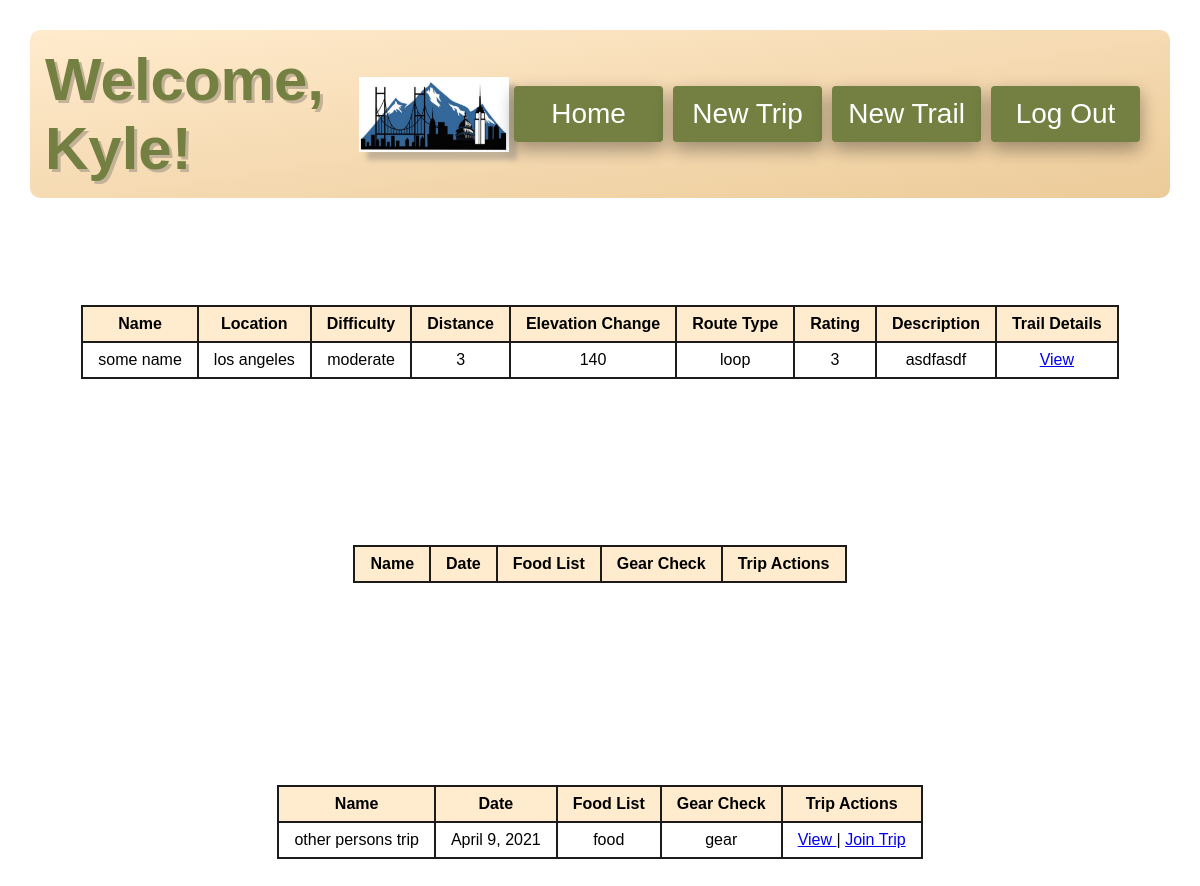
The page /dashboard (signed in) on the database as committed earlier.
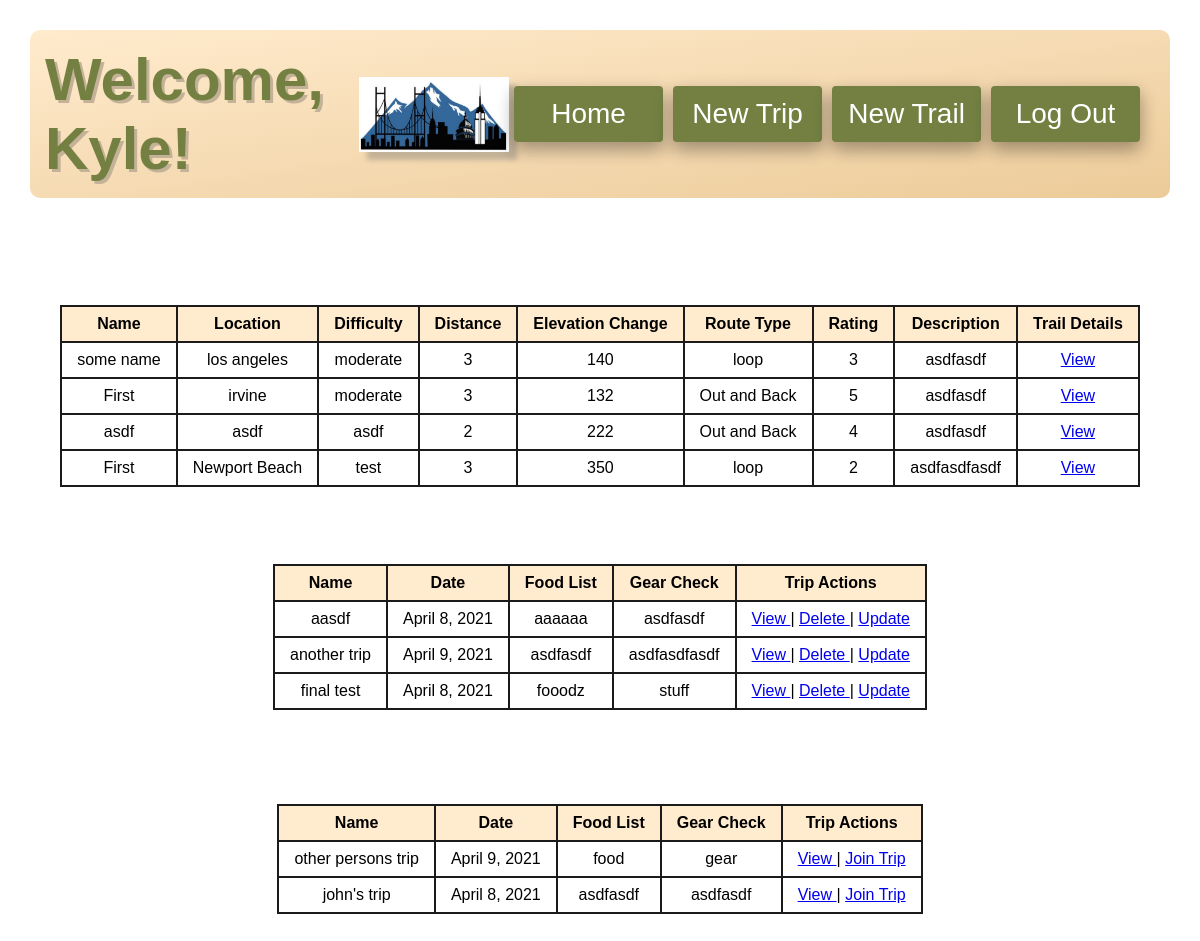
The same page on the database as committed later.
### day_tripper_application/models.py (models this page shows)
class User(models.Model):
    first_name = models.CharField(max_length=60)
    last_name = models.CharField(max_length=60)
    email_address = models.CharField(max_length=255)
    password = models.CharField(max_length=255)
    created_at = models.DateTimeField(auto_now_add=True)
    updated_at = models.DateTimeField(auto_now=True)
    objects = UserManager()

class Trail(models.Model):
    name = models.CharField(max_length=255)
    location = models.CharField(max_length=255)
    difficulty = models.CharField(max_length=255)
    distance = models.IntegerField()
    elevation_change = models.IntegerField()
    route_type = models.CharField(max_length=255)
    rating = models.IntegerField()
    description = models.TextField()
    created_at = models.DateTimeField(auto_now_add=True)
    updated_at = models.DateTimeField(auto_now=True)
    objects = TrailManager()

class Trip(models.Model):
    trip_name = models.CharField(max_length=255)
    trip_date = models.DateField()
    food_list = models.TextField()
    gear_check = models.TextField()
    creator = models.ForeignKey(User, related_name="trips_created", on_delete = models.CASCADE)
    joined = models.ManyToManyField(User, related_name="trips_joined")
    trails = models.ManyToManyField(Trail, related_name="trips")
    created_at = models.DateTimeField(auto_now_add=True)
    updated_at = models.DateTimeField(auto_now=True)
    objects = TripManager()

### day_tripper_application/views.py (the view)
# urls.py: path('dashboard', views.display_dashboard),
def display_dashboard(request):
    if 'user_id' not in request.session:
        return redirect('/')
    context = {
        'this_user': User.objects.get(id=request.session['user_id']),
        'all_trails': Trail.objects.all(),
        'all_trips': Trip.objects.all(),
    }
    return render(request, "dashboard_placeholder.html", context)

### day_tripper_application/templates/dashboard_placeholder.html (shortened to what this page needs)
<!DOCTYPE html>
<html lang="en">
  <head>
    {% load static %}
    <link rel="stylesheet" href="{% static '/css/style.css' %}" />
  </head>
  <body class="body-dash">
    <header class="site-header">
      <h1 class="title-color welcome">Welcome, {{this_user.first_name}}!</h1>
      <img
        class="logo-shadow"
        src="/static/img/mount_city.jpg"
        alt="mountain city"
        height="75px"
        width="150px"
      />
      <a class="button3 button1" href="/dashboard"><span>Home</span></a>
      <a class="button3 button1" href="/trip/new"><span>New Trip</span></a>
      <a class="button3 button1" href="/new_trail"><span>New Trail</span></a>
      <a class="button3 button1" href="/logout"><span>Log Out</span></a>
    </header>
    <div class="row-container">
      <div class="my-col mt">
        <h1><span style="color: white">Trails</span></h1>
        <table class="tab">
          <thead>
            <tr>
              <th>Name</th>
              <th>Location</th>
              <th>Difficulty</th>
              <th>Distance</th>
              <th>Elevation Change</th>
              <th>Route Type</th>
              <th>Rating</th>
              <th>Description</th>
              <th>Trail Details</th>
            </tr>
          </thead>
          <tbody>
            {% for trail in all_trails %}
            <tr>
              <td>{{trail.name}}</td>
              <td>{{trail.location}}</td>
              <td>{{trail.difficulty}}</td>
              <td>{{trail.distance}}</td>
              <td>{{trail.elevation_change}}</td>
              <td>{{trail.route_type}}</td>
              <td>{{trail.rating}}</td>
              <td>{{trail.description}}</td>
              <td><a href="/trail/detail/{{trail.id}}"> View </a></td>
            </tr>
            {% endfor %}
          </tbody>
        </table>
      </div>
    </div>
    <div class="row-container">
      <div class="my-col">
        <h1><span style="color: white">My Trips</span></h1>
        <table class="tab">
          <thead>
            <tr>
              <th>Name</th>
              <th>Date</th>
              <th>Food List</th>
              <th>Gear Check</th>
              <th>Trip Actions</th>
            </tr>
          </thead>
          <tbody>
            {% for trip in this_user.trips_created.all %}
            <tr>
              <td>{{trip.trip_name}}</td>
              <td>{{trip.trip_date}}</td>
              <td>{{trip.food_list}}</td>
              <td>{{trip.gear_check}}</td>
              <td>
                <a href="/trip/detail/{{trip.id}}"> View </a> |
                <a href="/trip/delete/{{trip.id}}"> Delete </a> |
                <a href="/trip/update/{{trip.id}}"> Update </a>
              </td>
            </tr>
            {% endfor %}
          </tbody>
        </table>
      </div>
    </div>
    <div class="row-container">
      <div class="my-col">
        <h1><span style="color: white">Other People's Trips</span></h1>
        <table class="tab">
          <thead>
            <tr>
              <th>Name</th>
              <th>Date</th>
              <th>Food List</th>
              <th>Gear Check</th>
              <th>Trip Actions</th>
            </tr>
          </thead>
          <tbody>
            {% for trip in all_trips %}
            {% if this_user != trip.creator %}
            {% if this_user not in trip.joined.all %}
            <tr>
              <td>{{trip.trip_name}}</td>
              <td>{{trip.trip_date}}</td>
              <td>{{trip.food_list}}</td>
              <td>{{trip.gear_check}}</td>
              <td>
                <a href="/trip/detail/{{trip.id}}"> View </a> |
                <a href="/join/{{trip.id}}"> Join Trip </a>
              </td>
            </tr>
            {% endif %}
            {% endif %}
            {% endfor %}
          </tbody>
        </table>
      </div>
    </div>
  </body>
</html>

### day_tripper_application/static/css/style.css (style rules this page uses)
* { margin: 0; padding: 0; box-sizing: border-box; font-family: Arial, Helvetica, sans-serif; }
header { font-size: 30px; width: 100%; }
.row-container { display: flex; padding: 20px; justify-content: space-evenly; }
.my-col { display: flex; min-width: 100px; min-height: 200px; flex-direction: column; }
.tab { border-collapse: collapse; min-width: 300px; border-radius: 25px; }
.tab td, th { text-align: center; border: 2px solid #1b1b1b; padding: 8px 15px; color: black; }
.tab tr { background-color: white; }
.tab th { background-color: blanchedalmond; }
.body-dash { background: url("/static/img/DSC_0314.jpeg"); background-repeat: no-repeat; background-attachment: fixed; background-size: 100% 100%; padding: 30px; }
.site-header { background-image: linear-gradient( to bottom right, rgb(255, 235, 205), rgb(236, 203, 153) ); border-radius: 10px; display: flex; justify-content: space-evenly; align-items: center; padding: 15px; padding-right: 25px; }
.mt { margin-top: 50px; }
.title-color { color: #738042; }
.button1 { box-shadow: 0 8px 16px 0 rgba(0, 0, 0, 0.2), 0 6px 20px 0 rgba(0, 0, 0, 0.19); }
.button3 { display: inline-block; border-radius: 4px; background-color: #738042; border: none; color: #ffffff; text-align: center; font-size: 28px; padding: 12px; width: 200px; transition: all 0.5s; cursor: pointer; margin: 5px; }
.button3 span { cursor: pointer; display: inline-block; position: relative; transition: 0.5s; }
.button3 span:after { content: "\00bb"; position: absolute; opacity: 0; top: 0; right: -20px; transition: 0.5s; }
.logo-shadow { box-shadow: 8px 8px 5px rgb(195, 178, 152); }
.welcome { text-shadow: 3px 3px rgb(195, 178, 152); }

Rows that differ between the two databases and show on the page:
added Trail: name "First", location "irvine", difficulty "moderate", distance "3", elevation_change "132", route_type "Out and Back", rating "5", description "asdfasdf"
added Trail: name "asdf", location "asdf", difficulty "asdf", distance "2", elevation_change "222", route_type "Out and Back", rating "4", description "asdfasdf"
added Trail: name "First", location "Newport Beach", difficulty "test", distance "3", elevation_change "350", route_type "loop", rating "2", description "asdfasdfasdf"
added Trip: trip_name "aasdf", trip_date "April 8, 2021", food_list "aaaaaa", gear_check "asdfasdf"
added Trip: trip_name "another trip", trip_date "April 9, 2021", food_list "asdfasdf", gear_check "asdfasdfasdf"
added Trip: trip_name "final test", trip_date "April 8, 2021", food_list "fooodz", gear_check "stuff"
added Trip: trip_name "john's trip", trip_date "April 8, 2021", food_list "asdfasdf", gear_check "asdfasdf"
